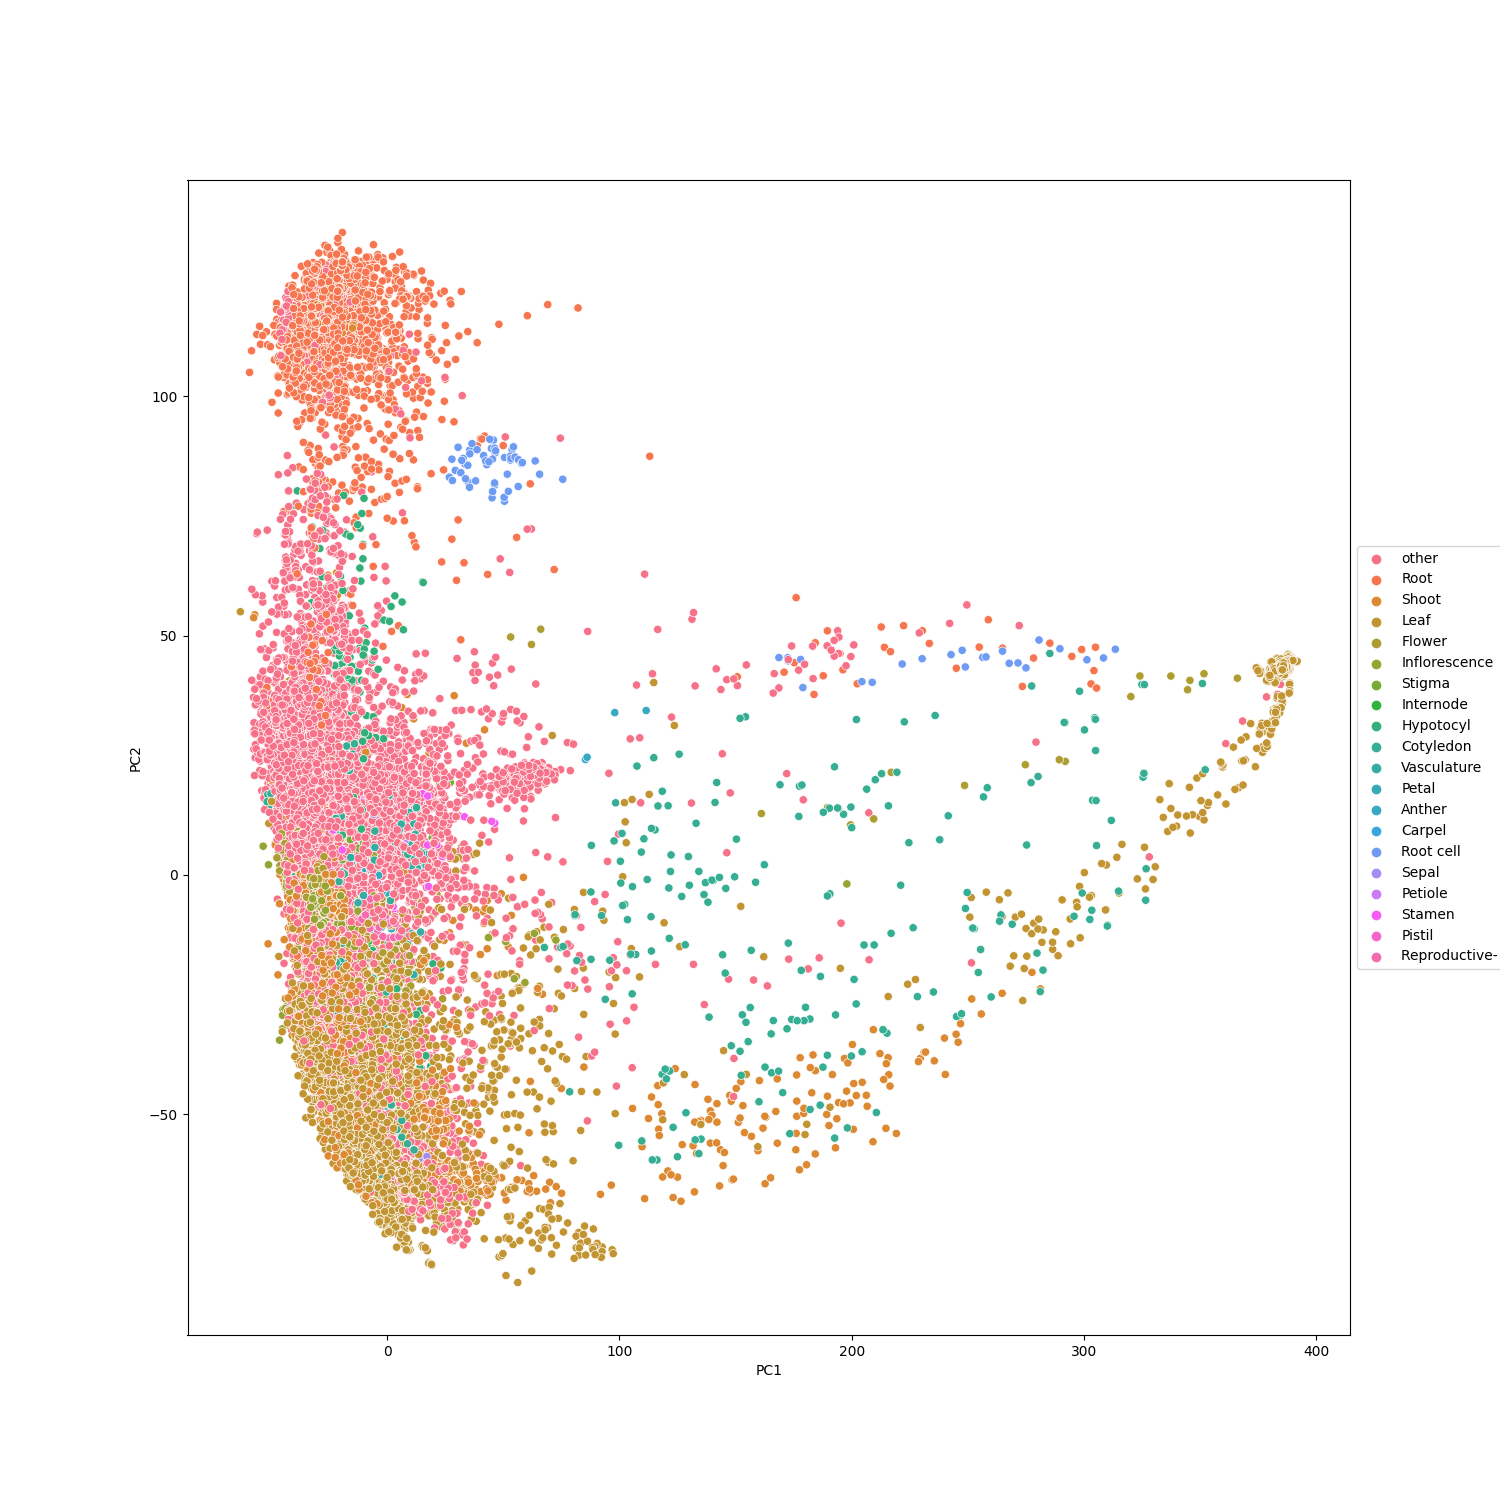

Source code (Python):
import numpy as np
import pandas as pd

counts = pd.read_csv('/mnt/home/f0103229/Test_project/num_filt_data_cat.csv')

counts_t = counts.transpose()

for c  in counts_t.columns: 
    counts_t[c] += 1
    
for c  in counts_t.columns: 
    counts_t[c] = np.log(counts_t[c])
    
counts_t2 = counts_t.transpose()

from sklearn.decomposition import PCA

pca = PCA(n_components=2)

real_PCs = pca.fit_transform(counts_t2)
real_PCs_df = pd.DataFrame(data = real_PCs, columns = ['PC1', 'PC2'])

sample_annot = pd.read_csv('/mnt/home/f0103229/Test_project/meta_filt_data_cat.csv')

final_real_df = pd.concat([sample_annot, real_PCs_df], axis =1)


import seaborn as sns
import matplotlib.pyplot as plt

plt.figure(figsize=(15,15))
sns.scatterplot(x='PC1', y='PC2', data=final_real_df, hue='Tissue', legend="full")
plt.legend(loc='center left', bbox_to_anchor=(0.8, 0.5))
plt.savefig('PCA_TISSUE_all.png')


